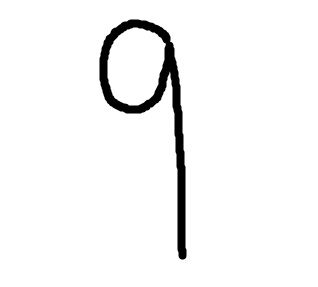
#> input picture demo01 画板数字识别/9.jpg, 318 x 287 px
$ python '图像预处理.py'
#> lines starting #> are read from the running program, lines starting #| are printed output that depends on the picture; after the words box and inside, x2 and y2 are one past the last pixel; in counts of white or black regions, pixels touching at a corner belong together
import cv2 as cv

src = cv.imread('9.jpg')
#> src is the input picture: shape (287, 318, 3); min 0, max 255, mean 244.8
gray = cv.cvtColor(src, cv.COLOR_BGR2GRAY)
ret, binary = cv.threshold(gray, 0, 255,cv.THRESH_BINARY_INV|cv.THRESH_OTSU)
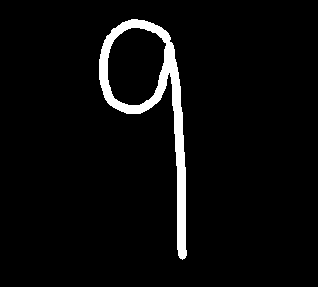
#> binary: shape (287, 318); 4.2% white; 1 white region, box (x1, y1, x2, y2) and area: (99, 19, 187, 260) 3868
#> ret = 136
cv.imwrite('new9.jpg', binary)

$ run again, with demo01 画板数字识别/0.jpg copied over demo01 画板数字识别/9.jpg
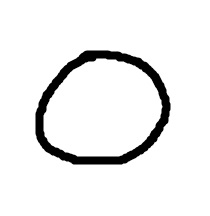
#> input picture demo01 画板数字识别/0.jpg, 210 x 216 px
#> src is the input picture: shape (216, 210, 3); min 0, max 255, mean 237.2
#> `ret, binary = cv.threshold(gray, 0, 255,cv.THRESH_BINARY_INV|cv.THRESH..`:
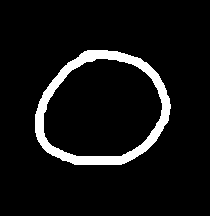
#> binary: shape (216, 210); 7.2% white; 1 white region, box (x1, y1, x2, y2) and area: (35, 50, 171, 165) 3267
#> ret = 134

$ run again, with demo01 画板数字识别/2.jpg copied over demo01 画板数字识别/9.jpg
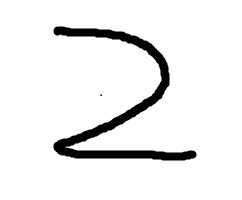
#> input picture demo01 画板数字识别/2.jpg, 242 x 200 px
#> src is the input picture: shape (200, 242, 3); min 0, max 255, mean 237
#> `ret, binary = cv.threshold(gray, 0, 255,cv.THRESH_BINARY_INV|cv.THRESH..`:
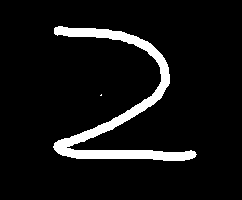
#> binary: shape (200, 242); 7.4% white; 2 white regions (1 under 20 px), largest, box (x1, y1, x2, y2) and area: (53, 26, 197, 161) 3592
#> ret = 136

$ run again, with demo01 画板数字识别/3.jpg copied over demo01 画板数字识别/9.jpg
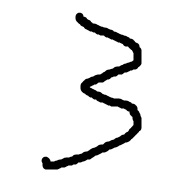
#> input picture demo01 画板数字识别/3.jpg, 182 x 184 px
#> src is the input picture: shape (184, 182, 3); min 0, max 255, mean 234.1
#> `ret, binary = cv.threshold(gray, 0, 255,cv.THRESH_BINARY_INV|cv.THRESH..`:
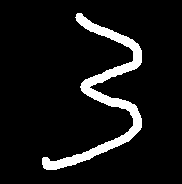
#> binary: shape (184, 182); 8.3% white; 1 white region, box (x1, y1, x2, y2) and area: (42, 13, 142, 170) 2787
#> ret = 132
